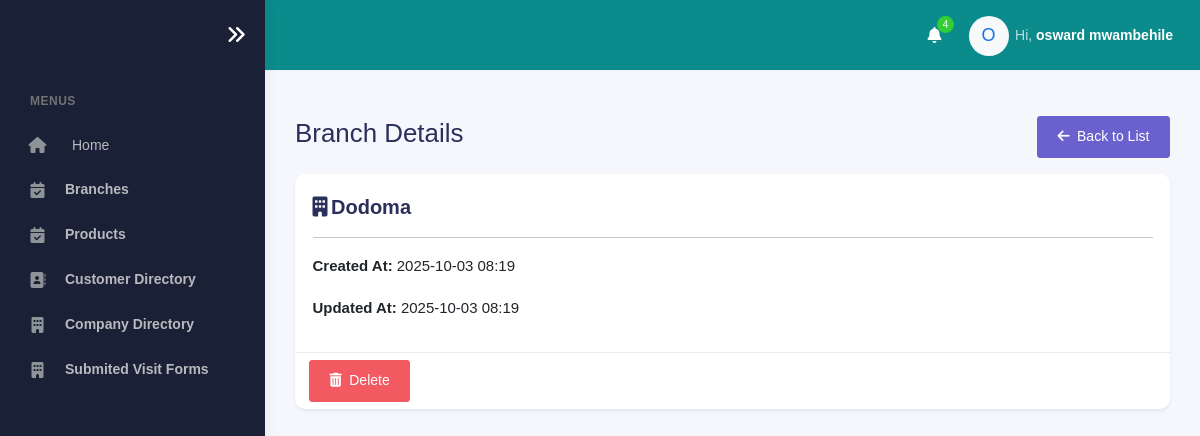
Page /branch-detail/9/ (signed in) on the committed database.
### accounts/models.py (models this page shows, shortened)
class User(AbstractBaseUser, PermissionsMixin):
    POSITION_CHOICES = [
        ('Head of Sales', 'Head of Sales'),
        ('Facilitator', 'Facilitator'),
        ('Product Brand Manager', 'Product Brand Manager'),
        ('Corporate Manager', 'Corporate Manager'),
        ('Corporate Officer', 'Corporate Officer'),
        ('Zonal Sales Executive', 'Zonal Sales Executive'),
        ('Mobile Sales Officer', 'Mobile Sales Officer'),
        ('Desk Sales Officer', 'Desk Sales Officer'),
        ('Admin', 'Admin'),
    ]
    ZONE_CHOICES = [
        ('Coast Zone', 'Coast Zone'),
        ('Corporate', 'Corporate'),
        ('Central Zone', 'Central Zone'),
        ('Southern Zone', 'Southern Zone'),
        ('Northern Zone', 'Northern Zone'),
        ('Lake Zone', 'Lake Zone'),
    ]
    COMPANY_CHOICES = [
        ('ANDO', 'ANDO'),
        ('KAM', 'KAM'),
        ('MATE', 'MATE'),
    ]
    email = models.EmailField(unique=True)
    first_name = models.CharField(max_length=50, null=True, blank=True)
    last_name = models.CharField(max_length=50, null=True, blank=True)
    company_name = models.CharField(max_length=50, choices=COMPANY_CHOICES, null=True, blank=True)
    position = models.CharField(max_length=100, choices=POSITION_CHOICES, null=True, blank=True)
    zone = models.CharField(max_length=100, choices=ZONE_CHOICES, null=True, blank=True)
    branch = models.ForeignKey(
        Branch,
        null=True,
        blank=True,
        on_delete=models.SET_NULL,
        related_name='users'
    )
    contact = models.CharField(
        max_length=13,
        null=True,
        blank=True,
        validators=[
            RegexValidator(
                regex=r'^(?:\+255|0)[67][0-9]\d{7}$',
                message="Enter a valid Tanzanian phone number (e.g. +255712345678 or 0712345678)"
            )
        ]
    )
    is_active = models.BooleanField(default=True)
    is_staff = models.BooleanField(default=False)
    date_joined = models.DateTimeField(default=timezone.now)
    objects = UserManager()
    USERNAME_FIELD = 'email'
    REQUIRED_FIELDS = []
    def get_full_name(self):
        return f"{self.first_name} {self.last_name}".strip()

class Branch(models.Model):
    name = models.CharField(max_length=100, unique=True)
    created_at = models.DateTimeField(auto_now_add=True, null=True, blank=True)  # set once on creation
    updated_at = models.DateTimeField(auto_now=True, null=True, blank=True)      # update every save

### accounts/views.py (the view)
# urls.py: path("branch-detail/<int:pk>/", views.branch_detail, name="branch-detail"),
def branch_detail(request, pk):
    if request.user.is_authenticated:
        branch = get_object_or_404(Branch, pk=pk)
        return render(request, "company/branch_detail.html", {"branch": branch})
    else:
        messages.error(request,'You must login first to access the page')
        return redirect('login')

### templates/company/branch_detail.html (shortened to what this page needs)
{% extends "company/base.html" %}
{% load static %}
{% block content %}
{% include "company/sidebar.html" %}
<div class="main-panel">
    <div class="main-header">
        {% include "company/nav.html" %}
    </div>
    <div class="container">
        <div class="page-inner mt-4">
            <div class="d-flex justify-content-between align-items-center mb-3">
                <h2>Branch Details</h2>
                <a href="{% url 'branch-list' %}" class="btn btn-secondary">
                    <i class="fas fa-arrow-left me-1"></i> Back to List
                </a>
            </div>
            <div class="card shadow-sm">
                <div class="card-body">
                    <h4 class="card-title"><i class="fas fa-building me-1"></i>{{ branch.name }}</h4>
                    <hr>
                    <p><strong>Created At:</strong> {{ branch.created_at|date:"Y-m-d H:i" }}</p>
                    <p><strong>Updated At:</strong> {{ branch.updated_at|date:"Y-m-d H:i" }}</p>
                </div>
                <div class="card-footer d-flex gap-2">
                    <button class="btn btn-danger" data-bs-toggle="modal" data-bs-target="#deleteBranchModal{{ branch.id }}">
                        <i class="fas fa-trash-alt me-1"></i> Delete
                    </button>
                </div>
            </div>
        </div>
    </div>
</div>
{% endblock %}

### templates/company/nav.html (shortened to what this page needs)
{% load static %}
<nav class="navbar navbar-header navbar-expand-lg border-bottom" style="background-color: rgb(11, 139, 139)">
  <div class="container-fluid">
    <ul class="navbar-nav topbar-nav ms-md-auto align-items-center">
      <li class="nav-item topbar-icon dropdown hidden-caret">
        <a class="nav-link dropdown-toggle text-white" href="#" id="notifDropdown" role="button" data-bs-toggle="dropdown" aria-haspopup="true" aria-expanded="false">
          <i class="fa fa-bell"></i>
          <span class="notification">4</span>
        </a>
      </li>
      <li class="nav-item topbar-user dropdown hidden-caret">
        <a class="dropdown-toggle profile-pic text-white" data-bs-toggle="dropdown" href="#" aria-expanded="false">
          <div class="avatar-sm">
            <div class="avatar-initial rounded-circle bg-light text-primary d-flex align-items-center justify-content-center" style="width: 40px; height: 40px; font-size: 18px;">
              {% if request.user.is_authenticated %}
                {{ request.user.first_name|slice:":1"|default:"U"|upper }}
              {% else %}
                G
              {% endif %}
            </div>
          </div>
          <span class="profile-username">
            <span class="op-7">Hi,</span>
            {% if request.user.is_authenticated %}
              <span class="fw-bold">{{ request.user.first_name }} {{ request.user.last_name }}</span>
            {% else %}
              <span class="fw-bold">Guest</span>
            {% endif %}
          </span>
        </a>
      </li>
    </ul>
  </div>
</nav>

### rows in the picture
User: user.first_name "O", user.first_name "osward", user.last_name "mwambehile"
Branch: name "Dodoma", created_at "2025-10-03 08:19", updated_at "2025-10-03 08:19"
